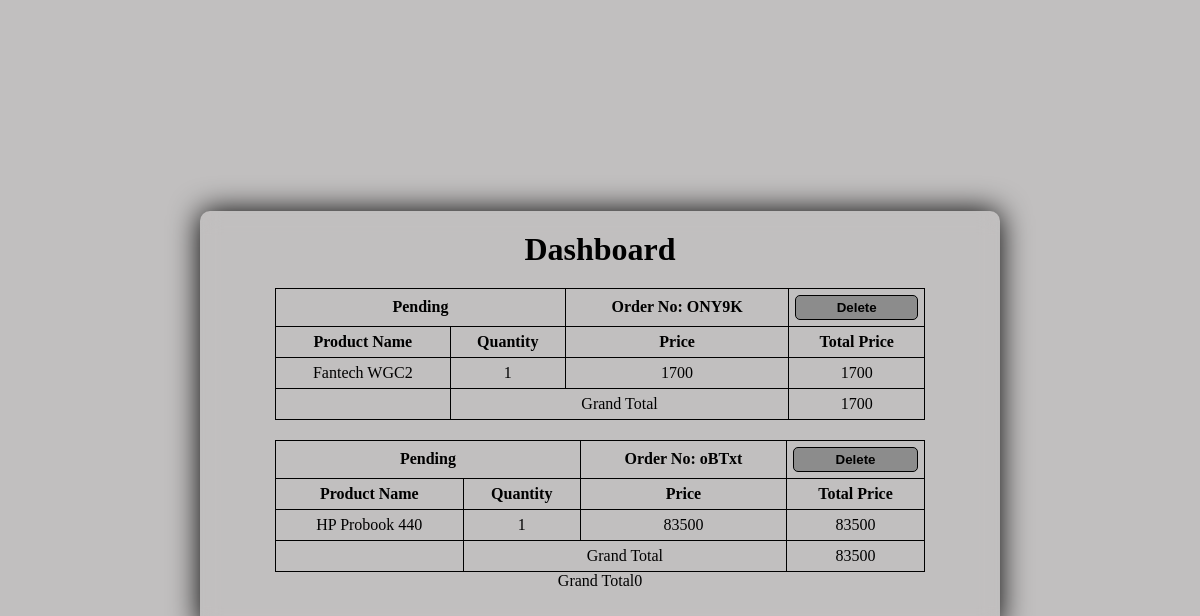
/customer/dashboard.php (signed in), run on the app's committed database.
### tables this page shows
CREATE TABLE `orderline` (
  `username` varchar(50) NOT NULL,
  `O_id` varchar(255) NOT NULL,
  `p_id` varchar(255) NOT NULL,
  `P_name` varchar(255) NOT NULL,
  `quantity` int(50) NOT NULL,
  `price` int(50) NOT NULL
);

### customer/dashboard.php (the view, shortened to what this page needs)
<!DOCTYPE html>
<html>
<head>
</head>
<body>
  <div class="main">
    <div class="box">
      <?php
      include ('../connection.php');
      $sql = "SELECT * FROM `orderline`";
      $result = $con->query($sql);
      ?>
      <div class="table-container">
        <h1>Dashboard</h1>
        <?php
        $gtotal = 0;
        $pre = 0;
        if ($result->num_rows > 0) {
          while ($row = $result->fetch_assoc()) {
            if ($row["username"] != $_SESSION['user_id']) {
              continue;
            }
            if ($row["O_id"] != $pre) {
              if ($pre != 0) {
                echo "<tr>";
                echo "<td colspan='1'></td>";
                echo "<td colspan='2'>Grand Total</td>";
                echo "<td colspan='2'>" . $gtotal . "</td>";
                echo "</tr>";
                echo "</table>";
              }
              $gtotal = 0;
              $pre = $row["O_id"];
              echo " <table>
                    <tr>
                    <th colspan='2'> Pending </th>
                    <th colspan='2'> Order No: " . $pre . "</th>
                    <form action='function.php' method='post'>
                    <input type='hidden' name='orid' value='" . $pre . "'>
                    <th><button type='submit' name='pendelete' class='submit'>Delete</button></th>
                    </form>
                    </tr>
                    <tr>
                    <th>Product Name</th>
                    <th>Quantity</th>
                    <th>Price</th>
                    <th colspan='2'>Total Price</th>
                    </tr>";
            }
            echo "<tr>";
            echo "<td>" . $row["P_name"] . "</td>";
            echo "<td>" . $row["quantity"] . "</td>";
            echo "<td>" . $row["price"] . "</td>";
            echo "<td colspan='2'>" . $row["price"] * $row["quantity"] . "</td>";
            $gtotal += ($row["price"] * $row["quantity"]);
          }
          echo "</tr>";
          echo "<tr>";
          echo "<td colspan='1'></td>";
          echo "<td colspan='2'>Grand Total</td>";
          echo "<td colspan='2'>" . $gtotal . "</td>";
          echo "</tr>";
          echo "</table>";
        }
        ?>
        <?php
        $sql = "SELECT * FROM `customerorder`";
        $result = $con->query($sql);
        ?>
        <?php
        $gtotal = 0;
        if ($result->num_rows > 0) {
          while ($row = $result->fetch_assoc()) {
            if ($row["username"] != $_SESSION['user_id']) {
              continue;
            }
            $gtotal += ($row["price"] * $row["quantity"]);
          }
          echo "<tr>";
          echo "<td colspan='2'>Grand Total</td>";
          echo "<td colspan='2'>" . $gtotal . "</td>";
          echo "</tr>";
        }
        ?>
      </div>
    </div>
  </div>
</body>
</html>

### customer/dashboard.php (style rules this page uses)
* { margin: 0; padding: 0; }
body { font-family: Times New Roman, serif; color: rgb(0, 0, 0); background: white; }
.main { display: flex; align-items: center; justify-content: center; min-height: 95vh; background: rgba(51, 43, 43, 0.3); }
.box { text-align: center; width: 800px; min-height: 50px; backdrop-filter: blur(10px); box-shadow: 0 0 30px rgb(0, 0, 0); border-radius: 10px; margin-top: 15vh; margin-bottom: 5vh; }
.box h1 { padding-top: 20px; }
.table-container { width: fit-content; height: 100%; margin: auto; padding-bottom: 40px; }
table { border-collapse: collapse; width: 650px; margin-top: 20px; }
th, td { border: 1px solid black; padding: 6px; text-align: center; }
.submit { width: 100%; height: 25px; font-weight: 600; border: 1px solid; border-radius: 5px; background: rgb(140, 140, 140); color: black; }

### data on the page
orderline: O_id "ONY9K", P_name "Fantech WGC2", quantity "1", price "1700", $row['price']*$row['quantity'] "1700"
orderline: gtotal "1700", O_id "oBTxt", P_name "HP Probook 440", quantity "1", price "83500", $row['price']*$row['quantity'] "83500"

### other printed values
$gtotal "83500"
$gtotal "0"
